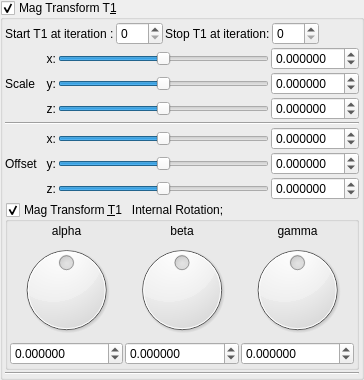
    <widget class="MyGroupBox" name="groupCheck_transf_benesi_T1_enabled">
     <property name="toolTip">
      <string/>
     </property>
     <property name="title">
      <string>Mag Transform T&amp;1</string>
     </property>
     <property name="checkable">
      <bool>true</bool>
     </property>
     <layout class="QVBoxLayout" name="verticalLayout_29" stretch="0,0,0">
      <property name="spacing">
       <number>2</number>
      </property>
      <property name="leftMargin">
       <number>2</number>
      </property>
      <property name="topMargin">
       <number>2</number>
      </property>
      <property name="rightMargin">
       <number>2</number>
      </property>
      <property name="bottomMargin">
       <number>2</number>
      </property>
      <item>
       <layout class="QGridLayout" name="gridLayout_62">
        <property name="spacing">
         <number>2</number>
        </property>
        <item row="1" column="5">
         <spacer name="horizontalSpacer_35">
          <property name="orientation">
           <enum>Qt::Horizontal</enum>
          </property>
          <property name="sizeHint" stdset="0">
           <size>
            <width>40</width>
            <height>20</height>
           </size>
          </property>
         </spacer>
        </item>
        <item row="1" column="2">
         <widget class="QLabel" name="label_247">
          <property name="text">
           <string>Stop T1 at iteration:</string>
          </property>
         </widget>
        </item>
        <item row="1" column="3">
         <widget class="MySpinBox" name="spinboxInt_transf_stop_iterations">
          <property name="sizePolicy">
           <sizepolicy hsizetype="Minimum" vsizetype="Maximum">
            <horstretch>0</horstretch>
            <verstretch>0</verstretch>
           </sizepolicy>
          </property>
          <property name="maximum">
           <number>250</number>
          </property>
         </widget>
        </item>
        <item row="1" column="1">
         <widget class="MySpinBox" name="spinboxInt_transf_start_iterations">
          <property name="sizePolicy">
           <sizepolicy hsizetype="Minimum" vsizetype="Maximum">
            <horstretch>0</horstretch>
            <verstretch>0</verstretch>
           </sizepolicy>
          </property>
          <property name="maximum">
           <number>250</number>
          </property>
         </widget>
        </item>
        <item row="1" column="0">
         <widget class="QLabel" name="label_246">
          <property name="text">
           <string>Start T1 at iteration :</string>
          </property>
         </widget>
        </item>
       </layout>
      </item>
      <item>
       <layout class="QGridLayout" name="gridLayout_63">
        <property name="spacing">
         <number>2</number>
        </property>
        <item row="5" column="3">
         <widget class="MyDoubleSpinBox" name="spinbox3_transf_offset_200_y">
          <property name="sizePolicy">
           <sizepolicy hsizetype="Minimum" vsizetype="Maximum">
            <horstretch>0</horstretch>
            <verstretch>0</verstretch>
           </sizepolicy>
          </property>
          <property name="prefix">
           <string/>
          </property>
          <property name="suffix">
           <string/>
          </property>
          <property name="decimals">
           <number>6</number>
          </property>
          <property name="minimum">
           <double>-99.989999999999995</double>
          </property>
          <property name="maximum">
           <double>99.989999999999995</double>
          </property>
          <property name="singleStep">
           <double>0.100000000000000</double>
          </property>
         </widget>
        </item>
        <item row="4" column="3">
         <widget class="MyDoubleSpinBox" name="spinbox3_transf_offset_200_x">
          <property name="sizePolicy">
           <sizepolicy hsizetype="Minimum" vsizetype="Maximum">
            <horstretch>0</horstretch>
            <verstretch>0</verstretch>
           </sizepolicy>
          </property>
          <property name="prefix">
           <string/>
          </property>
          <property name="suffix">
           <string/>
          </property>
          <property name="decimals">
           <number>6</number>
          </property>
          <property name="minimum">
           <double>-99.989999999999995</double>
          </property>
          <property name="maximum">
           <double>99.989999999999995</double>
          </property>
          <property name="singleStep">
           <double>0.100000000000000</double>
          </property>
         </widget>
        </item>
        <item row="5" column="2">
         <widget class="QSlider" name="slider3_transf_offset_200_y">
          <property name="sizePolicy">
           <sizepolicy hsizetype="Expanding" vsizetype="Maximum">
            <horstretch>0</horstretch>
            <verstretch>0</verstretch>
           </sizepolicy>
          </property>
          <property name="minimum">
           <number>-5000000</number>
          </property>
          <property name="maximum">
           <number>5000000</number>
          </property>
          <property name="singleStep">
           <number>1</number>
          </property>
          <property name="orientation">
           <enum>Qt::Horizontal</enum>
          </property>
         </widget>
        </item>
        <item row="6" column="3">
         <widget class="MyDoubleSpinBox" name="spinbox3_transf_offset_200_z">
          <property name="sizePolicy">
           <sizepolicy hsizetype="Minimum" vsizetype="Maximum">
            <horstretch>0</horstretch>
            <verstretch>0</verstretch>
           </sizepolicy>
          </property>
          <property name="prefix">
           <string/>
          </property>
          <property name="suffix">
           <string/>
          </property>
          <property name="decimals">
           <number>6</number>
          </property>
          <property name="minimum">
           <double>-99.989999999999995</double>
          </property>
          <property name="maximum">
           <double>99.989999999999995</double>
          </property>
          <property name="singleStep">
           <double>0.100000000000000</double>
          </property>
         </widget>
        </item>
        <item row="2" column="3">
         <widget class="MyDoubleSpinBox" name="spinbox3_transf_scale3D_222_z">
          <property name="sizePolicy">
           <sizepolicy hsizetype="Minimum" vsizetype="Maximum">
            <horstretch>0</horstretch>
            <verstretch>0</verstretch>
           </sizepolicy>
          </property>
          <property name="prefix">
           <string/>
          </property>
          <property name="suffix">
           <string/>
          </property>
          <property name="decimals">
           <number>6</number>
          </property>
          <property name="minimum">
           <double>-99.989999999999995</double>
          </property>
          <property name="maximum">
           <double>99.989999999999995</double>
          </property>
          <property name="singleStep">
           <double>0.100000000000000</double>
          </property>
         </widget>
        </item>
        <item row="2" column="2">
         <widget class="QSlider" name="slider3_transf_scale3D_222_z">
          <property name="sizePolicy">
           <sizepolicy hsizetype="Expanding" vsizetype="Maximum">
            <horstretch>0</horstretch>
            <verstretch>0</verstretch>
           </sizepolicy>
          </property>
          <property name="minimum">
           <number>-5000000</number>
          </property>
          <property name="maximum">
           <number>5000000</number>
          </property>
          <property name="singleStep">
           <number>1</number>
          </property>
          <property name="orientation">
           <enum>Qt::Horizontal</enum>
          </property>
         </widget>
        </item>
        <item row="4" column="2">
         <widget class="QSlider" name="slider3_transf_offset_200_x">
          <property name="sizePolicy">
           <sizepolicy hsizetype="Preferred" vsizetype="Preferred">
            <horstretch>0</horstretch>
            <verstretch>0</verstretch>
           </sizepolicy>
          </property>
          <property name="minimum">
           <number>-5000000</number>
          </property>
          <property name="maximum">
           <number>5000000</number>
          </property>
          <property name="singleStep">
           <number>1</number>
          </property>
          <property name="orientation">
           <enum>Qt::Horizontal</enum>
          </property>
         </widget>
        </item>
        <item row="6" column="2">
         <widget class="QSlider" name="slider3_transf_offset_200_z">
          <property name="sizePolicy">
           <sizepolicy hsizetype="Expanding" vsizetype="Maximum">
            <horstretch>0</horstretch>
            <verstretch>0</verstretch>
           </sizepolicy>
          </property>
          <property name="minimum">
           <number>-5000000</number>
          </property>
          <property name="maximum">
           <number>5000000</number>
          </property>
          <property name="singleStep">
           <number>1</number>
          </property>
          <property name="orientation">
           <enum>Qt::Horizontal</enum>
          </property>
         </widget>
        </item>
        <item row="5" column="0">
         <widget class="QLabel" name="label_259">
          <property name="text">
           <string>Offset  </string>
          </property>
         </widget>
        </item>
        <item row="4" column="1">
         <widget class="QLabel" name="label_118">
          <property name="sizePolicy">
           <sizepolicy hsizetype="Preferred" vsizetype="Preferred">
            <horstretch>0</horstretch>
            <verstretch>0</verstretch>
           </sizepolicy>
          </property>
          <property name="text">
           <string>x:</string>
          </property>
          <property name="alignment">
           <set>Qt::AlignRight|Qt::AlignTrailing|Qt::AlignVCenter</set>
          </property>
         </widget>
        </item>
        <item row="5" column="1">
         <widget class="QLabel" name="label_119">
          <property name="sizePolicy">
           <sizepolicy hsizetype="Preferred" vsizetype="Preferred">
            <horstretch>0</horstretch>
            <verstretch>0</verstretch>
           </sizepolicy>
          </property>
          <property name="text">
           <string>y:</string>
          </property>
          <property name="alignment">
           <set>Qt::AlignRight|Qt::AlignTrailing|Qt::AlignVCenter</set>
          </property>
         </widget>
        </item>
        <item row="6" column="1">
         <widget class="QLabel" name="label_125">
          <property name="sizePolicy">
           <sizepolicy hsizetype="Preferred" vsizetype="Preferred">
            <horstretch>0</horstretch>
            <verstretch>0</verstretch>
           </sizepolicy>
          </property>
          <property name="text">
           <string>z:</string>
          </property>
          <property name="alignment">
           <set>Qt::AlignRight|Qt::AlignTrailing|Qt::AlignVCenter</set>
          </property>
         </widget>
        </item>
        <item row="1" column="0">
         <widget class="QLabel" name="label_258">
          <property name="text">
           <string>Scale </string>
          </property>
         </widget>
        </item>
        <item row="0" column="1">
         <widget class="QLabel" name="label_126">
          <property name="sizePolicy">
           <sizepolicy hsizetype="Preferred" vsizetype="Preferred">
            <horstretch>0</horstretch>
            <verstretch>0</verstretch>
           </sizepolicy>
          </property>
          <property name="text">
           <string>x:</string>
          </property>
          <property name="alignment">
           <set>Qt::AlignRight|Qt::AlignTrailing|Qt::AlignVCenter</set>
          </property>
         </widget>
        </item>
        <item row="1" column="1">
         <widget class="QLabel" name="label_127">
          <property name="sizePolicy">
           <sizepolicy hsizetype="Preferred" vsizetype="Preferred">
            <horstretch>0</horstretch>
            <verstretch>0</verstretch>
           </sizepolicy>
          </property>
          <property name="text">
           <string>y:</string>
          </property>
          <property name="alignment">
           <set>Qt::AlignRight|Qt::AlignTrailing|Qt::AlignVCenter</set>
          </property>
         </widget>
        </item>
        <item row="2" column="1">
         <widget class="QLabel" name="label_128">
          <property name="sizePolicy">
           <sizepolicy hsizetype="Preferred" vsizetype="Preferred">
            <horstretch>0</horstretch>
            <verstretch>0</verstretch>
           </sizepolicy>
          </property>
          <property name="text">
           <string>z:</string>
          </property>
          <property name="alignment">
           <set>Qt::AlignRight|Qt::AlignTrailing|Qt::AlignVCenter</set>
          </property>
         </widget>
        </item>
        <item row="7" column="0" colspan="4">
         <layout class="QGridLayout" name="gridLayout_2">
          <item row="0" column="0">
           <widget class="MyGroupBox" name="groupCheck_transf_rotation_enabled">
            <property name="title">
             <string>Mag Transform &amp;T1   Internal Rotation; </string>
            </property>
            <property name="checkable">
             <bool>true</bool>
            </property>
            <layout class="QVBoxLayout" name="verticalLayout_8" stretch="0">
             <property name="spacing">
              <number>2</number>
             </property>
             <property name="leftMargin">
              <number>2</number>
             </property>
             <property name="topMargin">
              <number>2</number>
             </property>
             <property name="rightMargin">
              <number>2</number>
             </property>
             <property name="bottomMargin">
              <number>2</number>
             </property>
             <item>
              <layout class="QGridLayout" name="gridLayout_10">
               <property name="spacing">
                <number>2</number>
               </property>
               <item row="1" column="2">
                <widget class="QLabel" name="label_36">
                 <property name="text">
                  <string>gamma</string>
                 </property>
                 <property name="alignment">
                  <set>Qt::AlignCenter</set>
                 </property>
                </widget>
               </item>
               <item row="1" column="1">
                <widget class="QLabel" name="label_34">
                 <property name="text">
                  <string>beta</string>
                 </property>
                 <property name="alignment">
                  <set>Qt::AlignCenter</set>
                 </property>
                </widget>
               </item>
               <item row="1" column="0">
                <widget class="QLabel" name="label_35">
                 <property name="text">
                  <string>alpha</string>
                 </property>
                 <property name="alignment">
                  <set>Qt::AlignCenter</set>
                 </property>
                </widget>
               </item>
               <item row="2" column="1">
                <widget class="QDial" name="dial3_transf_rotation_y">
                 <property name="minimum">
                  <number>-18000</number>
                 </property>
                 <property name="maximum">
                  <number>18000</number>
                 </property>
                 <property name="wrapping">
                  <bool>true</bool>
                 </property>
                </widget>
               </item>
               <item row="2" column="2">
                <widget class="QDial" name="dial3_transf_rotation_z">
                 <property name="minimum">
                  <number>-18000</number>
                 </property>
                 <property name="maximum">
                  <number>18000</number>
                 </property>
                 <property name="wrapping">
                  <bool>true</bool>
                 </property>
                </widget>
               </item>
               <item row="3" column="0">
                <widget class="MyDoubleSpinBox" name="spinboxd3_transf_rotation_x">
                 <property name="sizePolicy">
                  <sizepolicy hsizetype="Minimum" vsizetype="Maximum">
                   <horstretch>0</horstretch>
                   <verstretch>0</verstretch>
                  </sizepolicy>
                 </property>
                 <property name="prefix">
                  <string/>
                 </property>
                 <property name="suffix">
                  <string/>
                 </property>
                 <property name="decimals">
                  <number>6</number>
                 </property>
                 <property name="minimum">
                  <double>-36000.000000000000000</double>
                 </property>
                 <property name="maximum">
                  <double>36000.000000000000000</double>
                 </property>
                 <property name="singleStep">
                  <double>1.000000000000000</double>
                 </property>
                </widget>
               </item>
               <item row="2" column="0">
                <widget class="QDial" name="dial3_transf_rotation_x">
                 <property name="minimum">
                  <number>-18000</number>
                 </property>
                 <property name="maximum">
                  <number>18000</number>
                 </property>
                 <property name="wrapping">
                  <bool>true</bool>
                 </property>
                </widget>
               </item>
               <item row="3" column="2">
                <widget class="MyDoubleSpinBox" name="spinboxd3_transf_rotation_z">
                 <property name="sizePolicy">
                  <sizepolicy hsizetype="Minimum" vsizetype="Maximum">
                   <horstretch>0</horstretch>
                   <verstretch>0</verstretch>
                  </sizepolicy>
                 </property>
                 <property name="prefix">
                  <string/>
                 </property>
                 <property name="suffix">
                  <string/>
                 </property>
                 <property name="decimals">
                  <number>6</number>
                 </property>
                 <property name="minimum">
                  <double>-36000.000000000000000</double>
                 </property>
                 <property name="maximum">
                  <double>36000.000000000000000</double>
                 </property>
                 <property name="singleStep">
                  <double>1.000000000000000</double>
                 </property>
                </widget>
               </item>
               <item row="3" column="1">
                <widget class="MyDoubleSpinBox" name="spinboxd3_transf_rotation_y">
                 <property name="sizePolicy">
                  <sizepolicy hsizetype="Minimum" vsizetype="Maximum">
                   <horstretch>0</horstretch>
                   <verstretch>0</verstretch>
                  </sizepolicy>
                 </property>
                 <property name="prefix">
                  <string/>
                 </property>
                 <property name="suffix">
                  <string/>
                 </property>
                 <property name="decimals">
                  <number>6</number>
                 </property>
                 <property name="minimum">
                  <double>-36000.000000000000000</double>
                 </property>
                 <property name="maximum">
                  <double>36000.000000000000000</double>
                 </property>
                 <property name="singleStep">
                  <double>1.000000000000000</double>
                 </property>
                </widget>
               </item>
              </layout>
             </item>
            </layout>
           </widget>
          </item>
         </layout>
        </item>
        <item row="0" column="2">
         <widget class="QSlider" name="slider3_transf_scale3D_222_x">
          <property name="sizePolicy">
           <sizepolicy hsizetype="Preferred" vsizetype="Preferred">
            <horstretch>0</horstretch>
            <verstretch>0</verstretch>
           </sizepolicy>
          </property>
          <property name="minimum">
           <number>-5000000</number>
          </property>
          <property name="maximum">
           <number>5000000</number>
          </property>
          <property name="singleStep">
           <number>1</number>
          </property>
          <property name="orientation">
           <enum>Qt::Horizontal</enum>
          </property>
         </widget>
        </item>
        <item row="0" column="3">
         <widget class="MyDoubleSpinBox" name="spinbox3_transf_scale3D_222_x">
          <property name="sizePolicy">
           <sizepolicy hsizetype="Minimum" vsizetype="Maximum">
            <horstretch>0</horstretch>
            <verstretch>0</verstretch>
           </sizepolicy>
          </property>
          <property name="prefix">
           <string/>
          </property>
          <property name="suffix">
           <string/>
          </property>
          <property name="decimals">
           <number>6</number>
          </property>
          <property name="minimum">
           <double>-99.989999999999995</double>
          </property>
          <property name="maximum">
           <double>99.989999999999995</double>
          </property>
          <property name="singleStep">
           <double>0.100000000000000</double>
          </property>
         </widget>
        </item>
        <item row="1" column="3">
         <widget class="MyDoubleSpinBox" name="spinbox3_transf_scale3D_222_y">
          <property name="sizePolicy">
           <sizepolicy hsizetype="Minimum" vsizetype="Maximum">
            <horstretch>0</horstretch>
            <verstretch>0</verstretch>
           </sizepolicy>
          </property>
          <property name="prefix">
           <string/>
          </property>
          <property name="suffix">
           <string/>
          </property>
          <property name="decimals">
           <number>6</number>
          </property>
          <property name="minimum">
           <double>-99.989999999999995</double>
          </property>
          <property name="maximum">
           <double>99.989999999999995</double>
          </property>
          <property name="singleStep">
           <double>0.100000000000000</double>
          </property>
         </widget>
        </item>
        <item row="1" column="2">
         <widget class="QSlider" name="slider3_transf_scale3D_222_y">
          <property name="sizePolicy">
           <sizepolicy hsizetype="Expanding" vsizetype="Maximum">
            <horstretch>0</horstretch>
            <verstretch>0</verstretch>
           </sizepolicy>
          </property>
          <property name="minimum">
           <number>-5000000</number>
          </property>
          <property name="maximum">
           <number>5000000</number>
          </property>
          <property name="singleStep">
           <number>1</number>
          </property>
          <property name="orientation">
           <enum>Qt::Horizontal</enum>
          </property>
         </widget>
        </item>
        <item row="3" column="0" colspan="4">
         <widget class="Line" name="line_53">
          <property name="orientation">
           <enum>Qt::Horizontal</enum>
          </property>
         </widget>
        </item>
       </layout>
      </item>
      <item>
       <widget class="Line" name="line_55">
        <property name="orientation">
         <enum>Qt::Horizontal</enum>
        </property>
       </widget>
      </item>
     </layout>
    </widget>
